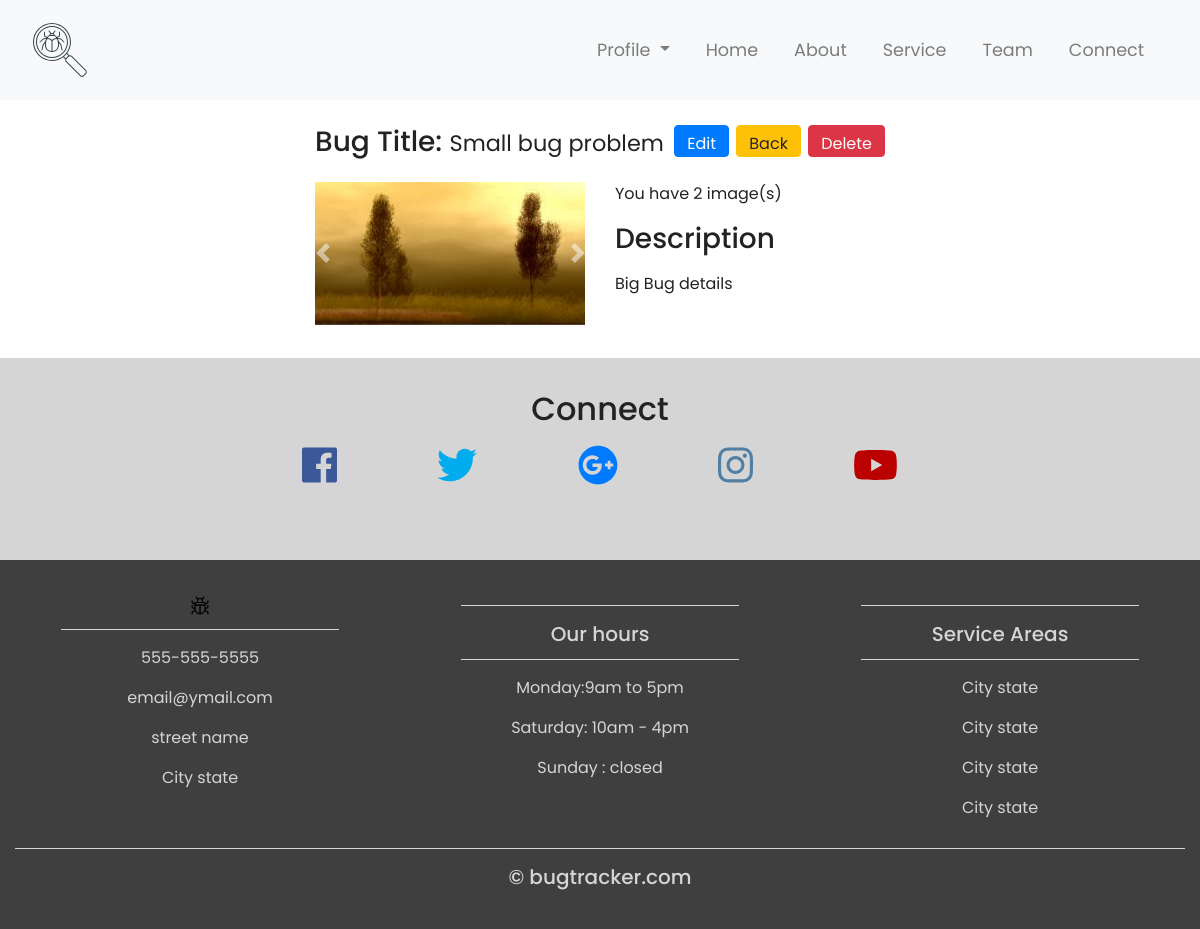
Page /bug/34/detail (signed in) on the committed database.
### bug/models.py (models this page shows, shortened)
class Bug(models.Model):
    bug_title = models.CharField(max_length=200)
    bug_description = models.TextField(max_length=1000)
    bug_status = models.CharField(max_length=50, default="Pending")
    pub_date = models.DateTimeField('date published', auto_now_add=True)
    reported_by = models.ForeignKey(get_user_model(),related_name="bugs", on_delete=models.CASCADE,null=True)

class Image(models.Model):
        bug= models.ForeignKey(Bug, default=None, related_name="has_image", on_delete = models.CASCADE)
        image = models.ImageField(upload_to=get_image_filename,
                              verbose_name='Image')

### bug/views/detail.py (the view)
# urls.py: path('<int:pk>/detail', views.DetailBug.as_view(), name='bug-detail'),
class DetailBug(LoginRequiredMixin,generic.DetailView):
    model = Bug
    template_name = 'bug/bug_details.html'

### bug/templates/bug/bug_details.html (shortened to what this page needs)
{% extends "base.html" %}
{% load static %}
{% block content %}
<div class="col-sm-3">
</div>
<div class="container-fluid col-sm-6 padding">
  <h3 class="my-4">Bug Title:
    <small>{{ bug.bug_title}}</small>
    <div class="float-right">
          <a href="{% url 'bug:bug-update' pk=bug.id %}" class="btn btn-primary ">Edit</a>
          <a href="{% url 'bug:index'%}" class="btn btn-warning">Back</a>
          <a href="{% url 'bug:bug-delete' pk=bug.id %}" class="btn btn-danger">Delete</a>
  </h3>
  <div class="row">
    <div id="carouselExampleControls" class="carousel slide col-md-6" interval=False>
      <div class="carousel-inner">
        {% for image in bug.has_image.all %}
        {% if forloop.first %}
        <div class="carousel-item active">
        {% else %}
        <div class="carousel-item">
        {% endif %}
          <img id="foto" class="d-block w-100" src={{image.image.url}} alt="First slide">
        </div>
        {% endfor %}
      </div>
      <a class="carousel-control-prev" href="#carouselExampleControls" role="button" data-slide="prev">
        <span class="carousel-control-prev-icon" aria-hidden="true"></span>
      </a>
      <a class="carousel-control-next" href="#carouselExampleControls" role="button" data-slide="next">
        <span class="carousel-control-next-icon" aria-hidden="true"></span>
      </a>
    </div>
    <div class="col-md-6">
      <div>
        <p>You have {{bug.has_image.count}} image(s)</p>
        <h3 class="my-3">Description </h3>
        <p>{{bug.bug_description}}</p>
      </div>
      </div>
    </div>
  </div>
<div class="col-sm-3">
</div>
{% endblock content%}

### static/styles/main.css (style rules this page uses)
html,body { height: 100%; width:100%; font-family: 'Poppins', sans-serif; color: #222 }
.btn { margin-bottom:1rem; padding-bottom: 0rem; }
.padding { padding-bottom: 2rem; }

### rows in the picture
Bug: bug_title "Small bug problem", has_image.count "2", bug_description "Big Bug details"
Image: image (picture)
